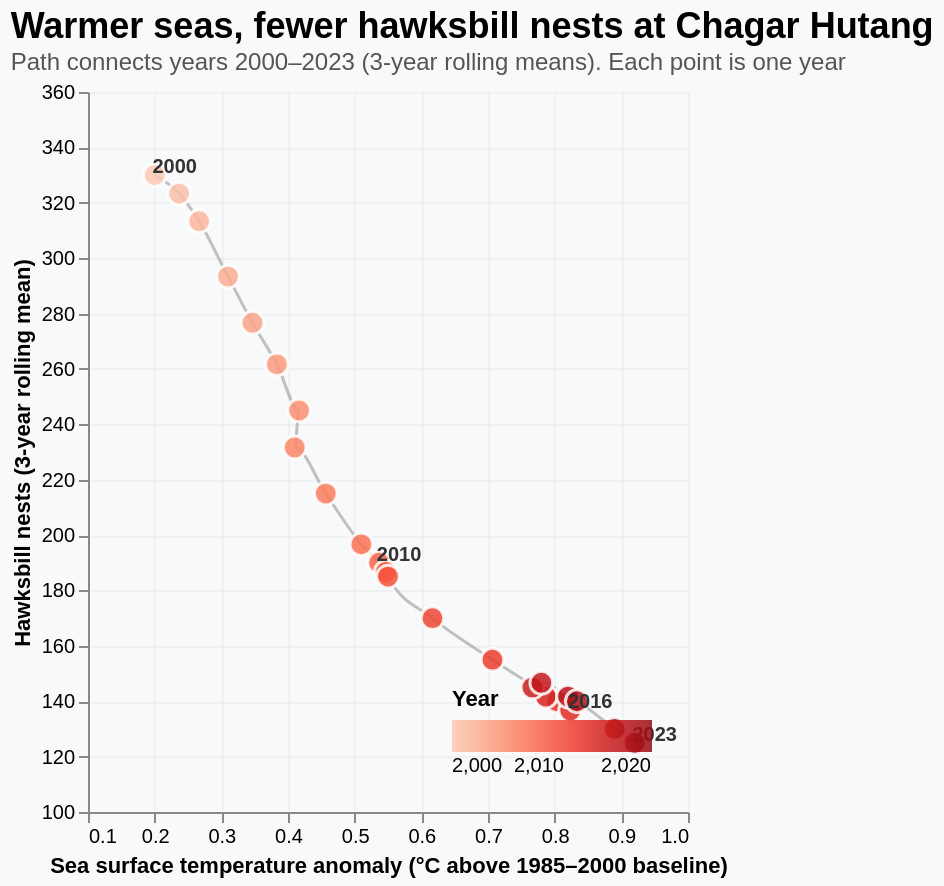

Source (Vega-Lite JSON):
### Vega-Lite specification from a JSON file in a GitHub repository (floating-point values rounded to 4 significant figures)
{"$schema": "https://vega.github.io/schema/vega-lite/v5.json", "title": {"text": "Warmer seas, fewer hawksbill nests at Chagar Hutang", "subtitle": "Path connects years 2000–2023 (3-year rolling means). Each point is one year", "fontSize": 18, "subtitleFontSize": 12, "anchor": "start", "subtitleColor": "#555"}, "width": "container", "height": 360, "background": "#f7f9fb", "config": {"view": {"stroke": null}, "axis": {"grid": true, "gridOpacity": 0.3}}, "data": {"values": [{"year": 2000, "sst_anomaly": 0.18, "nests": 320}, {"year": 2001, "sst_anomaly": 0.22, "nests": 340}, {"year": 2002, "sst_anomaly": 0.31, "nests": 310}, {"year": 2003, "sst_anomaly": 0.27, "nests": 290}, {"year": 2004, "sst_anomaly": 0.35, "nests": 280}, {"year": 2005, "sst_anomaly": 0.42, "nests": 260}, {"year": 2006, "sst_anomaly": 0.38, "nests": 245}, {"year": 2007, "sst_anomaly": 0.45, "nests": 230}, {"year": 2008, "sst_anomaly": 0.4, "nests": 220}, {"year": 2009, "sst_anomaly": 0.52, "nests": 195}, {"year": 2010, "sst_anomaly": 0.61, "nests": 175}, {"year": 2011, "sst_anomaly": 0.48, "nests": 200}, {"year": 2012, "sst_anomaly": 0.55, "nests": 185}, {"year": 2013, "sst_anomaly": 0.62, "nests": 170}, {"year": 2014, "sst_anomaly": 0.68, "nests": 155}, {"year": 2015, "sst_anomaly": 0.82, "nests": 140}, {"year": 2016, "sst_anomaly": 0.91, "nests": 125}, {"year": 2017, "sst_anomaly": 0.74, "nests": 145}, {"year": 2018, "sst_anomaly": 0.71, "nests": 155}, {"year": 2019, "sst_anomaly": 0.85, "nests": 135}, {"year": 2020, "sst_anomaly": 0.78, "nests": 150}, {"year": 2021, "sst_anomaly": 0.83, "nests": 140}, {"year": 2022, "sst_anomaly": 0.89, "nests": 130}, {"year": 2023, "sst_anomaly": 0.95, "nests": 120}]}, "transform": [{"window": [{"op": "mean", "field": "sst_anomaly", "as": "sst_smooth"}, {"op": "mean", "field": "nests", "as": "nests_smooth"}], "frame": [-1, 1], "sort": [{"field": "year"}]}], "layer": [{"mark": {"type": "line", "color": "#888", "strokeWidth": 1.5, "opacity": 0.5, "interpolate": "monotone"}, "encoding": {"x": {"field": "sst_smooth", "type": "quantitative", "axis": {"title": "Sea surface temperature anomaly (°C above 1985–2000 baseline)"}, "scale": {"domain": [0.1, 1.0]}}, "y": {"field": "nests_smooth", "type": "quantitative", "axis": {"title": "Hawksbill nests (3-year rolling mean)"}, "scale": {"domain": [100, 360]}}, "order": {"field": "year"}}}, {"mark": {"type": "circle", "size": 130, "opacity": 0.85, "stroke": "white", "strokeWidth": 1.5}, "encoding": {"x": {"field": "sst_smooth", "type": "quantitative"}, "y": {"field": "nests_smooth", "type": "quantitative"}, "color": {"field": "year", "type": "quantitative", "scale": {"scheme": "reds"}, "legend": {"title": "Year", "orient": "bottom-right"}}, "tooltip": [{"field": "year", "title": "Year"}, {"field": "sst_anomaly", "title": "SST anomaly (°C)", "format": ".2f"}, {"field": "nests", "title": "Nests (raw)"}, {"field": "sst_smooth", "title": "SST (smoothed)", "format": ".2f"}, {"field": "nests_smooth", "title": "Nests (smoothed)", "format": ".0f"}]}}, {"transform": [{"filter": "datum.year == 2000 || datum.year == 2010 || datum.year == 2016 || datum.year == 2023"}], "mark": {"type": "text", "fontSize": 10, "fontWeight": "bold", "color": "#333", "dx": 10, "dy": -4}, "encoding": {"x": {"field": "sst_smooth", "type": "quantitative"}, "y": {"field": "nests_smooth", "type": "quantitative"}, "text": {"field": "year"}}}]}
